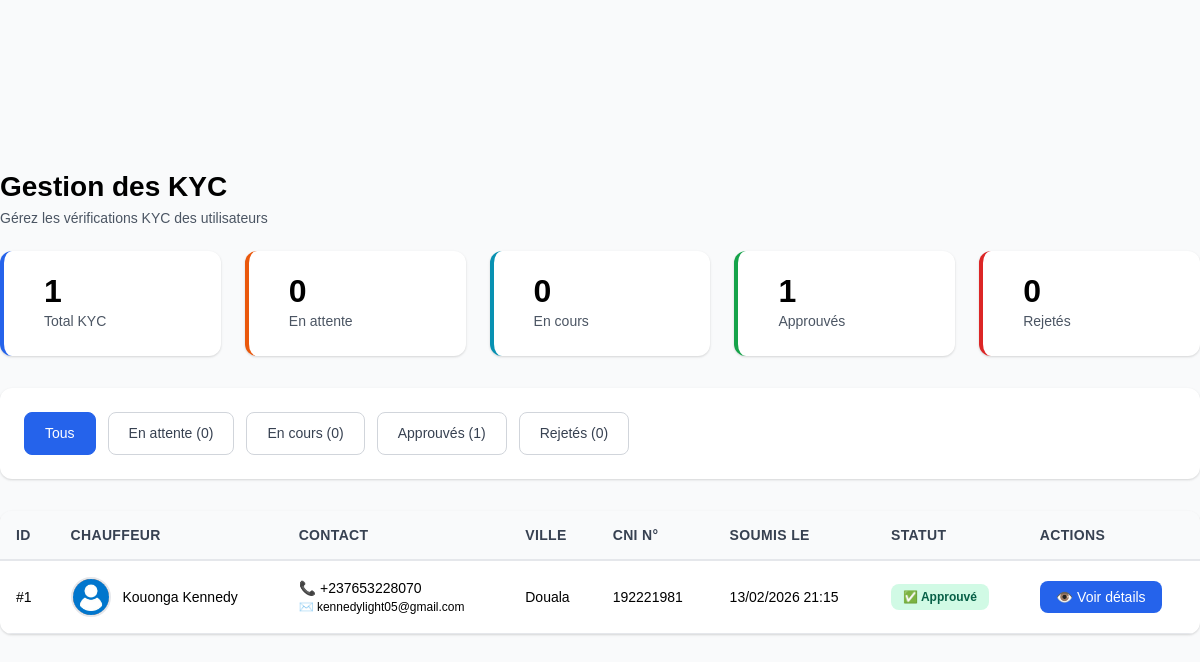
/admins/verificationkyc/index.php (signed in), run on the app's committed database.
### tables this page shows
CREATE TABLE IF NOT EXISTS `kyc` (
  `id` int UNSIGNED NOT NULL AUTO_INCREMENT,
  `chauffeur_id` int UNSIGNED NOT NULL,
  `photo_chauffeur` varchar(255) DEFAULT NULL,
  `cni_recto` varchar(255) DEFAULT NULL,
  `cni_verso` varchar(255) DEFAULT NULL,
  `cni_numero` varchar(50) DEFAULT NULL,
  `cni_date_expiry` date DEFAULT NULL,
  `pays` varchar(100) NOT NULL DEFAULT 'Cameroun',
  `ville` varchar(100) DEFAULT NULL,
  `quartier` varchar(150) DEFAULT NULL,
  `adresse_complete` text,
  `domicile_latitude` decimal(10,8) DEFAULT NULL,
  `domicile_longitude` decimal(11,8) DEFAULT NULL,
  `statut` enum('soumis','en_cours','approuve','rejete') NOT NULL DEFAULT 'soumis',
  `commentaire_admin` text,
  `soumis_le` datetime NOT NULL DEFAULT CURRENT_TIMESTAMP,
  `verifie_le` datetime DEFAULT NULL,
  `verifie_par` int UNSIGNED DEFAULT NULL,
  PRIMARY KEY (`id`),
  KEY `chauffeur_id` (`chauffeur_id`),
  KEY `idx_kyc_statut` (`statut`)
);

CREATE TABLE IF NOT EXISTS `chauffeurs` (
  `id` int UNSIGNED NOT NULL AUTO_INCREMENT,
  `nom` varchar(100) NOT NULL,
  `prenom` varchar(100) NOT NULL,
  `email` varchar(180) NOT NULL,
  `telephone` varchar(20) NOT NULL,
  `mot_de_passe` varchar(255) NOT NULL,
  `statut` enum('inactif','kyc_en_attente','kyc_rejete','actif','suspendu') NOT NULL DEFAULT 'inactif',
  `en_ligne` tinyint(1) NOT NULL DEFAULT '0',
  `covoiturage_actif` tinyint(1) NOT NULL DEFAULT '1',
  `note_moyenne` decimal(3,2) NOT NULL DEFAULT '0.00',
  `nombre_courses` int UNSIGNED NOT NULL DEFAULT '0',
  `token_session` varchar(255) DEFAULT NULL,
  `token_expiry` datetime DEFAULT NULL,
  `derniere_connexion` datetime DEFAULT NULL,
  `latitude` decimal(10,8) DEFAULT NULL,
  `longitude` decimal(11,8) DEFAULT NULL,
  `cree_le` datetime NOT NULL DEFAULT CURRENT_TIMESTAMP,
  `mis_a_jour_le` datetime NOT NULL DEFAULT CURRENT_TIMESTAMP ON UPDATE CURRENT_TIMESTAMP,
  PRIMARY KEY (`id`),
  UNIQUE KEY `email` (`email`),
  UNIQUE KEY `telephone` (`telephone`),
  KEY `idx_chauffeurs_statut` (`statut`),
  KEY `idx_chauffeurs_position` (`latitude`,`longitude`)
);

### admins/verificationkyc/index.php (the view, shortened to what this page needs)
<?php
require_once '../inc/main.php';
$statut_filtre = isset($_GET['statut']) ? $_GET['statut'] : 'tous';
$sql = "SELECT
            k.*,
            c.nom,
            c.prenom,
            c.telephone,
            c.email,
            CONCAT(c.nom, ' ', c.prenom) as nom_complet
        FROM kyc k
        INNER JOIN chauffeurs c ON k.chauffeur_id = c.id";
$sql .= " ORDER BY
            CASE k.statut
                WHEN 'soumis' THEN 1
                WHEN 'en_cours' THEN 2
                WHEN 'approuve' THEN 3
                WHEN 'rejete' THEN 4
            END,
            k.soumis_le DESC";
$stmt = $bdd->prepare($sql);
$stmt->execute();
$kycs = $stmt->fetchAll(PDO::FETCH_ASSOC);
$count_sql = "SELECT statut, COUNT(*) as total FROM kyc GROUP BY statut";
$count_stmt = $bdd->query($count_sql);
$counts = [];
while ($row = $count_stmt->fetch(PDO::FETCH_ASSOC)) {
    $counts[$row['statut']] = $row['total'];
}
$total_kyc = array_sum($counts);
?>
    <div class="dashboard-container">
        <main class="main">
            <header class="page-header">
                <div>
                    <h1>Gestion des KYC</h1>
                    <p class="subtitle">Gérez les vérifications KYC des utilisateurs</p>
                </div>
            </header>
           <div class="stats-grid">
    <div class="stat-card stat-total">
        <div class="stat-info">
            <h3><?php echo $total_kyc; ?></h3>
            <p>Total KYC</p>
        </div>
    </div>
    <div class="stat-card stat-pending">
        <div class="stat-info">
            <h3><?php echo $counts['soumis'] ?? 0; ?></h3>
            <p>En attente</p>
        </div>
    </div>
    <div class="stat-card stat-progress">
        <div class="stat-info">
            <h3><?php echo $counts['en_cours'] ?? 0; ?></h3>
            <p>En cours</p>
        </div>
    </div>
    <div class="stat-card stat-approved">
        <div class="stat-info">
            <h3><?php echo $counts['approuve'] ?? 0; ?></h3>
            <p>Approuvés</p>
        </div>
    </div>
    <div class="stat-card stat-rejected">
        <div class="stat-info">
            <h3><?php echo $counts['rejete'] ?? 0; ?></h3>
            <p>Rejetés</p>
        </div>
    </div>
</div>
            <div class="filters-bar">
                <div class="filter-buttons">
                    <a href="?page=verificationkyc&statut=tous" class="filter-btn <?php echo $statut_filtre === 'tous' ? 'active' : ''; ?>">
                        Tous
                    </a>
                    <a href="?page=verificationkyc&statut=soumis" class="filter-btn <?php echo $statut_filtre === 'soumis' ? 'active' : ''; ?>">
                        En attente (<?php echo $counts['soumis'] ?? 0; ?>)
                    </a>
                    <a href="?page=verificationkyc&statut=en_cours" class="filter-btn <?php echo $statut_filtre === 'en_cours' ? 'active' : ''; ?>">
                        En cours (<?php echo $counts['en_cours'] ?? 0; ?>)
                    </a>
                    <a href="?page=verificationkyc&statut=approuve" class="filter-btn <?php echo $statut_filtre === 'approuve' ? 'active' : ''; ?>">
                        Approuvés (<?php echo $counts['approuve'] ?? 0; ?>)
                    </a>
                    <a href="?page=verificationkyc&statut=rejete" class="filter-btn <?php echo $statut_filtre === 'rejete' ? 'active' : ''; ?>">
                        Rejetés (<?php echo $counts['rejete'] ?? 0; ?>)
                    </a>
                </div>
            </div>
            <div class="kyc-list">
                <?php if (empty($kycs)): ?>
                    <div class="empty-state">
                        <div class="empty-icon">📭</div>
                        <h3>Aucun KYC trouvé</h3>
                        <p>Il n'y a pas de demandes KYC avec ce statut pour le moment.</p>
                    </div>
                <?php else: ?>
                    <table class="kyc-table">
                        <thead>
                            <tr>
                                <th>ID</th>
                                <th>Chauffeur</th>
                                <th>Contact</th>
                                <th>Ville</th>
                                <th>CNI N°</th>
                                <th>Soumis le</th>
                                <th>Statut</th>
                                <th>Actions</th>
                            </tr>
                        </thead>
                        <tbody>
                            <?php foreach ($kycs as $kyc): ?>
                                <tr class="kyc-row">
                                    <td>#<?php echo $kyc['id']; ?></td>
                                    <td>
                                        <div class="driver-info">
                                            <img src="../assets/images/profil.jpg" class="driver-avatar" alt="Profile" class="user-image">
                                            <span><?php echo htmlspecialchars($kyc['nom_complet']); ?></span>
                                        </div>
                                    </td>
                                    <td>
                                        <div class="contact-info">
                                            <div>📞 <?php echo htmlspecialchars($kyc['telephone']); ?></div>
                                            <?php if ($kyc['email']): ?>
                                                <div class="email">✉️ <?php echo htmlspecialchars($kyc['email']); ?></div>
                                            <?php endif; ?>
                                        </div>
                                    </td>
                                    <td><?php echo htmlspecialchars($kyc['ville'] ?? 'N/A'); ?></td>
                                    <td><?php echo htmlspecialchars($kyc['cni_numero'] ?? 'N/A'); ?></td>
                                    <td><?php echo date('d/m/Y H:i', strtotime($kyc['soumis_le'])); ?></td>
                                    <td>
                                        <?php
                                        $status_class = '';
                                        $status_text = '';
                                        switch($kyc['statut']) {
                                            case 'approuve':
                                                $status_class = 'status-approved';
                                                $status_text = '✅ Approuvé';
                                                break;
                                        }
                                        ?>
                                        <span class="status-badge <?php echo $status_class; ?>">
                                            <?php echo $status_text; ?>
                                        </span>
                                    </td>
                                    <td>
                                        <a href="/verificationkyc/detail.php?id=<?php echo $kyc['id']; ?>"
                                           class="btn-action btn-view">
                                            👁️ Voir détails
                                        </a>
                                    </td>
                                </tr>
                            <?php endforeach; ?>
                        </tbody>
                    </table>
                <?php endif; ?>
            </div>
        </main>
    </div>

### admins/verificationkyc/index.php (style rules this page uses)
* { margin: 0; padding: 0; box-sizing: border-box; }
.dashboard-container { display: flex; width: 100% ; display: flex; align-items: center; justify-content: center; min-height: 100vh; }
.main { width: 100% ; }
.subtitle { color: var(--gray-600); font-size: 0.875rem; }
.stats-grid { display: grid; grid-template-columns: repeat(auto-fit, minmax(200px, 1fr)); gap: 1.5rem; margin-bottom: 2rem; margin-top: 22px; }
.stat-card { background: var(--white); padding: 1.5rem; border-radius: var(--radius-lg); box-shadow: var(--shadow); display: flex; align-items: center; gap: 1rem; transition: transform 0.2s, box-shadow 0.2s; }
.stat-info h3 { font-size: 2rem; font-weight: 700; line-height: 1; margin-bottom: 0.25rem; }
.stat-info p { font-size: 0.875rem; color: var(--gray-600); }
.stat-total { border-left: 4px solid var(--primary-color); }
.stat-pending { border-left: 4px solid var(--warning-color); }
.stat-progress { border-left: 4px solid var(--info-color); }
.stat-approved { border-left: 4px solid var(--success-color); }
.stat-rejected { border-left: 4px solid var(--danger-color); }
.filters-bar { background: var(--white); padding: 1.5rem; border-radius: var(--radius-lg); box-shadow: var(--shadow); margin-bottom: 2rem; }
.filter-buttons { display: flex; flex-wrap: wrap; gap: 0.75rem; }
.filter-btn { padding: 0.625rem 1.25rem; background: var(--primary); border: 1px solid var(--gray-300); border-radius: var(--radius); text-decoration: none; color: var(--gray-700); font-size: 0.875rem; font-weight: 500; transition: all 0.2s; cursor: pointer; }
.filter-btn.active { background: var(--primary-color); border-color: var(--primary-color); color: var(--white); }
.kyc-list { background: var(--white); border-radius: var(--radius-lg); box-shadow: var(--shadow); overflow: hidden; }
.kyc-table { width: 100%; border-collapse: collapse; }
.kyc-table thead { background: var(--gray-50); border-bottom: 2px solid var(--gray-200); }
.kyc-table th { padding: 1rem; text-align: left; font-weight: 600; font-size: 0.875rem; color: var(--gray-700); text-transform: uppercase; letter-spacing: 0.025em; }
.kyc-table td { padding: 1rem; border-bottom: 1px solid var(--gray-200); font-size: 0.875rem; }
.driver-info { display: flex; align-items: center; gap: 0.75rem; }
.driver-avatar { width: 40px; height: 40px; border-radius: 50%; object-fit: cover; border: 2px solid var(--gray-200); }
.contact-info { display: flex; flex-direction: column; gap: 0.25rem; }
.contact-info .email { font-size: 0.75rem; color:black; }
.status-badge { display: inline-flex; align-items: center; gap: 0.375rem; padding: 0.375rem 0.75rem; border-radius: var(--radius); font-size: 0.75rem; font-weight: 600; white-space: nowrap; }
.status-approved { background: #d1fae5; color: #065f46; }
.btn-action { display: inline-flex; align-items: center; gap: 0.375rem; padding: 0.5rem 1rem; border-radius: var(--radius); font-size: 0.875rem; font-weight: 500; text-decoration: none; transition: all 0.2s; cursor: pointer; }
.btn-view { background: var(--primary-color); color: var(--white); }

### data on the page
kyc: id "1", nom_complet "Kouonga Kennedy", chauffeur.telephone "+237653228070", chauffeur.email "kennedylight05@gmail.com", ville "Douala", cni_numero "192221981", soumis_le "13/02/2026 21:15", statut "✅ Approuvé"

### other printed values
$total_kyc "1"
$counts['soumis'] "0"
$counts['en_cours'] "0"
$counts['approuve'] "1"
$counts['rejete'] "0"
